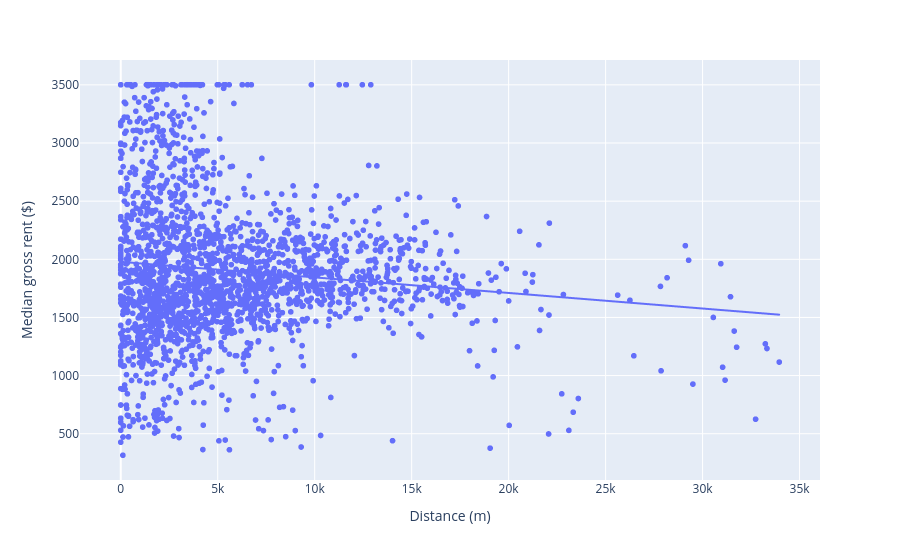

Notebook code cell kept with this figure:
### Code cell
# let's make a scatter plot and calculate an R correlation to see if there is a relationship
# between median rent and distance to the nearest pool
chart = merged.copy()

mean_dist = chart["dist"].mean()
R = chart["dist"].corr(chart["median_gross_rent"])

fig = px.scatter(
    chart,
    x="dist",
    y="median_gross_rent",
    trendline="ols",
    labels={"dist": "Distance (m)", "median_gross_rent": "Median gross rent ($)"}
)
display(f"Average distance to a pool: {mean_dist:,.0f} meters")
display(f"Pearson R correlation between median rent and distance to a public pool: {R:.4}")
fig.show()

### Figure 1 — Plotly figure (JSON) as saved in the notebook; plotly's stock layout.template omitted (floating-point values rounded to 4 significant figures; data arrays with more than 128 entries replaced by an {"elided": "..."} marker saying what was removed)
{"data": [{"hovertemplate": "Distance (m)=%{x}<br>Median gross rent ($)=%{y}<extra></extra>", "legendgroup": "", "marker": {"color": "#636efa", "symbol": "circle"}, "mode": "markers", "name": "", "showlegend": false, "type": "scattergl", "x": {"elided": "2211 float values"}, "xaxis": "x", "y": {"elided": "2211 float values"}, "yaxis": "y"}, {"hovertemplate": "<b>OLS trendline</b><br>median_gross_rent = -0.0133911 * dist + 1978.46<br>R<sup>2</sup>=0.013204<br><br>Distance (m)=%{x}<br>Median gross rent ($)=%{y} <b>(trend)</b><extra></extra>", "legendgroup": "", "marker": {"color": "#636efa", "symbol": "circle"}, "mode": "lines", "name": "", "showlegend": false, "type": "scattergl", "x": {"elided": "2211 float values"}, "xaxis": "x", "y": {"elided": "2211 float values"}, "yaxis": "y"}], "layout": {"legend": {"tracegroupgap": 0}, "margin": {"t": 60}, "xaxis": {"anchor": "y", "domain": [0, 1], "title": {"text": "Distance (m)"}}, "yaxis": {"anchor": "x", "domain": [0, 1], "title": {"text": "Median gross rent ($)"}}}}
